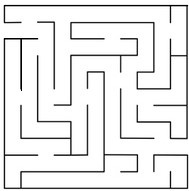
#> input picture Python/Input/maze.jpg, 189 x 191 px, found by its file name
$ python AStar.py
#> lines starting #> are read from the running program, lines starting #| are printed output that depends on the picture; after the words box and inside, x2 and y2 are one past the last pixel; in counts of white or black regions, pixels touching at a corner belong together
# -*- coding: utf-8 -*-
"""
Created on Mon Apr 15 16:55:08 2019

@author: HP
"""
import math
import cv2
def neighbours(node):
    dstns=[[1,0],[-1,0],[0,1],[0,-1],[1,1],[1,-1],[-1,-1],[-1,1]]
    result=[]
    for dstn in dstns:
        neighbour=[node[0]+dstn[0],node[1]+dstn[1]]
        if neighbour not in all_nodes:
            result.append(neighbour)
    return result

class Node:
    def __init__(self,Parent=None,Position=None):
        self.parent=Parent
        self.position=Position
        self.g=0
        self.h=0
        self.f=0

def astar(all_nodes,start,end):
    path=[]
    open_list=[]
    closed_list=[]
    start_node=Node(None,start)
    start_node.g=start_node.h=start_node.f=0
    open_list.append(start_node)

    while len(open_list)>0:
        curr_node=open_list[0]
        curr_ind=0
        for index,node in enumerate(open_list):
            if node.f<curr_node.f:
                curr_node=node
                curr_ind=index
        open_list.pop(curr_ind)
        closed_list.append(curr_node)
        if curr_node.position==end:
            current=curr_node
            while current.parent!=None:
                path=[current.position] + path
                current=current.parent
            path=[current.position] + path
            return path

        children=[]
        for result in neighbours(curr_node.position):
            new_node=Node(curr_node,result)
            if new_node in closed_list:
                continue
            new_node.g=curr_node.g+math.sqrt(abs(result[0]-curr_node.position[0])+abs(result[1]-curr_node.position[1]))
            new_node.h=abs(end[0]-result[0])+abs(end[1]-result[1])
            new_node.f=new_node.g+new_node.h
            children.append(new_node)

        for child in children:
            for open_node in open_list:
                if child.position==open_node.position and child.g>open_node.g:
                    continue
            open_list.append(child)

all_nodes=[]

img = cv2.imread(r'F:\CS Projects\Coding\Python\Input\maze.jpg')
#> img is the input picture: shape (191, 189, 3); min 0, max 255, mean 233.6
rows,cols,h=img.shape
#> rows = 191; cols = 189; h = 3
imggray = cv2.cvtColor(img, cv2.COLOR_BGR2GRAY)
blurred = cv2.GaussianBlur(imggray, (5, 5), 0)
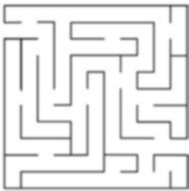
#> blurred: shape (191, 189); min 76, max 255, mean 233.3
ret,thresh = cv2.threshold(blurred,200,255,cv2.THRESH_BINARY)
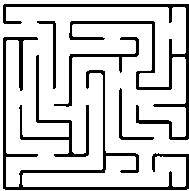
#> thresh: shape (191, 189); 81.3% white; 6 black regions, box (x1, y1, x2, y2) and area: (3, 37, 189, 190) 2484, (3, 4, 189, 140) 2377, (19, 55, 89, 157) 860, (54, 37, 139, 107) 529, (37, 21, 56, 89) 247, (119, 88, 154, 140) 246

for i in range(rows):
    for j in range(cols):
        if thresh[i,j]==0:
            all_nodes.append([i,j])

#print(all_nodes)
#> (the run stopped early here; a loop or call above may not have finished)
